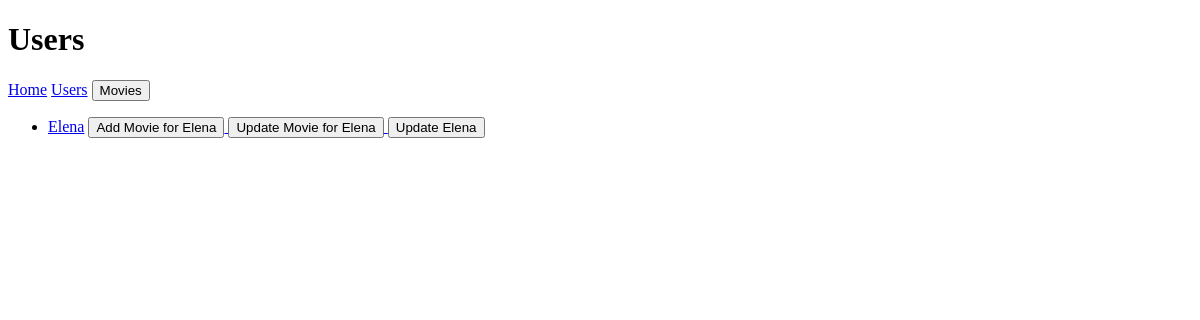
/users, run on an earlier commit of the app's database.
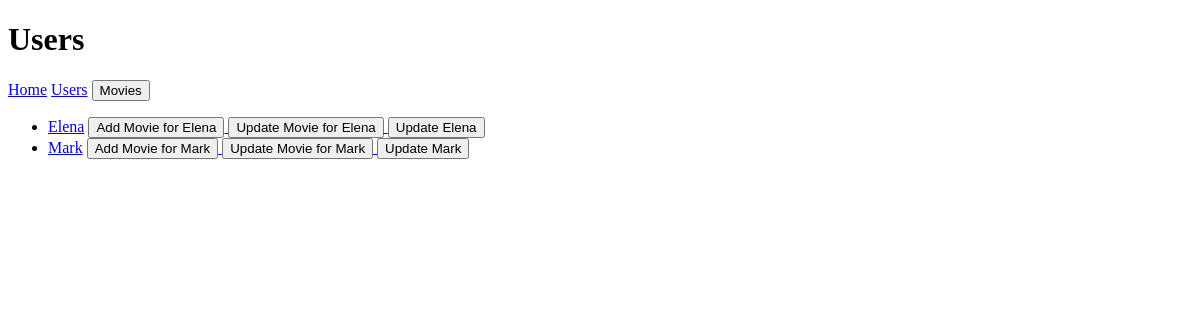
And on a later commit of the database.
### datamanager/data_models.py (models this page shows, shortened)
class User(db.Model):
    __tablename__ = 'users'
    id = db.Column(db.Integer, primary_key=True, autoincrement=True)
    name = db.Column(db.String, nullable=False)
    user_movies = db.relationship('UserMovies', back_populates='user', cascade="all, delete")

### app.py (the view)
@app.route('/users', methods=['GET'])
def list_users():
    users = data.get_all_users()
    message = request.args.get('message')
    return render_template('users.html', users=users, message=message)

### datamanager/sqlite_data_manager.py (called while the page is built)
    def get_all_users(self):
        try:
            return self.db.session.query(User).all()
        except SQLAlchemyError as e:
            print(f"Error fetching all users: {e}")
            return []

### templates/users.html (shortened to what this page needs)
<!DOCTYPE html>
<html lang="en">
<head>
</head>
<body>
    <h1>Users</h1>
    <nav>
        <a href="/">Home</a>
        <a href="/users">Users</a>
        <a href="/movies"><button>Movies</button></a>
    </nav>
    <ul>
        {% for user in users %}
        <li>
            <a href="{{ url_for('user_movies', user_id=user.id) }}">{{ user.name }}</a>
            <a href="{{ url_for('add_movie', user_id=user.id) }}">
                <button>Add Movie for {{ user.name }}</button>
            </a>
            <a href="{{ url_for('update_movie', user_id=user.id, movie_id=1) }}">
                <button>Update Movie for {{ user.name }}</button>
            </a>
            <a href="{{ url_for('update_user', user_id=user.id) }}">
                <button>Update {{ user.name }}</button>
            </a>
        </li>
        {% endfor %}
    </ul>
</body>
</html>

What changed in the data, as far as the page shows it:
added User: name "Mark"
